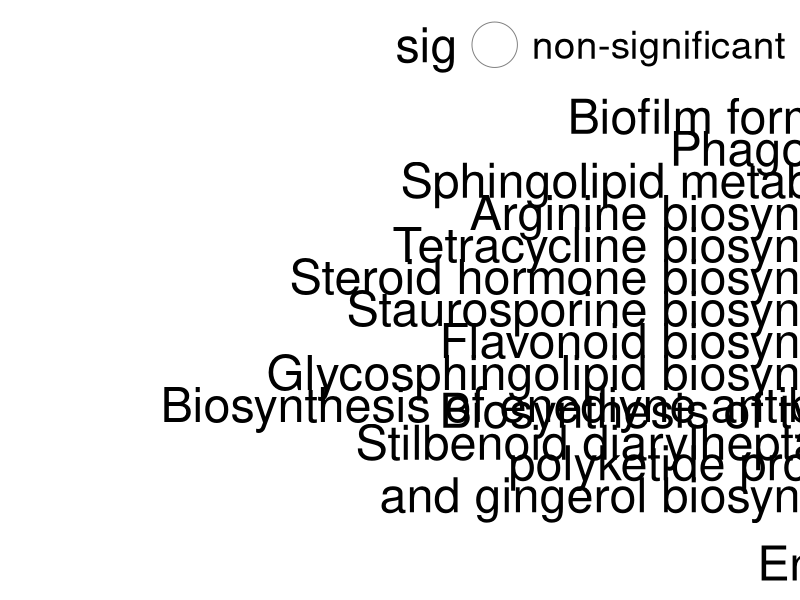

This figure's R source:
## ---- chunk 1
setwd("/Users/yangjianxia/Documents/code_data/Fig.2/f")
rm(list=ls())
data<-read.csv("up.csv",header = T,row.names = 1)
data$Annotation<-factor(data$Annotation,levels=c("Stilbenoid.diarylheptanoid.and.gingerol.biosynthesis",
                                                 "Biosynthesis.of.type.II.polyketide.products",
                                                 "Biosynthesis.of.enediyne.antibiotics",
                                                 "Glycosphingolipid.biosynthesis",
                                                 "Flavonoid.biosynthesis",
                                                 "Staurosporine.biosynthesis",
                                                 "Steroid.hormone.biosynthesis",
                                                 "Tetracycline.biosynthesis","Arginine.biosynthesis",
                                                 "Sphingolipid.metabolism","Phagosome",
                                                 "Biofilm.formation"),ordered = T)
data$Annotation<-factor(data$Annotation,
                        labels=c("Stilbenoid diarylheptanoid \
                                 and gingerol biosynthesis",
                                 "Biosynthesis of type II \
                      polyketide products",
                                 "Biosynthesis of enediyne antibiotics",
                                 "Glycosphingolipid biosynthesis",
                                 "Flavonoid biosynthesis",
                                 "Staurosporine biosynthesis",
                                 "Steroid hormone biosynthesis",
                                 "Tetracycline biosynthesis","Arginine biosynthesis",
                                 "Sphingolipid metabolism","Phagosome",
                                 "Biofilm formation"),ordered = T)
data$Annotation
library(patchwork)
##上调
library(ggplot2)
p1<-ggplot(data, aes(x=ratio, y=Annotation,colour=group,shape=sig)) +
  geom_point(alpha = 0.5,size=15)+
  scale_shape_manual(values = c(1,16))+
  scale_colour_manual(values = c("blue","red"),
                      labels=c(expression(N[cess]),expression(N[cont])))+
  theme_bw()+
  geom_vline(aes(xintercept=1),colour="Black",size=3.5,linetype="dashed")+
  xlab("Enrichment ratio")+
  ylab(" ")+
  guides(colour=guide_legend(title = expression(N[add])))+
  theme(text=element_text(size=35,  family="sans"))+
  theme(axis.text.x=element_text(size=35,color="black"), 
        axis.text.y=element_text(size=35,color="black"), 
        axis.title=element_text(size=35,color="black"))+
  xlim(-1, 8)  +
  #theme(text=element_text(size=11,  family="sans", face="bold"))+
  theme(legend.position = 'top', 
        legend.direction = "horizontal")
p1<-p1+theme(panel.border = element_rect(fill = NA,color = "black",size=3.5,linetype = "solid"))
p1
ggsave("fig2f.pdf",width = 23.28,height=17.68)
